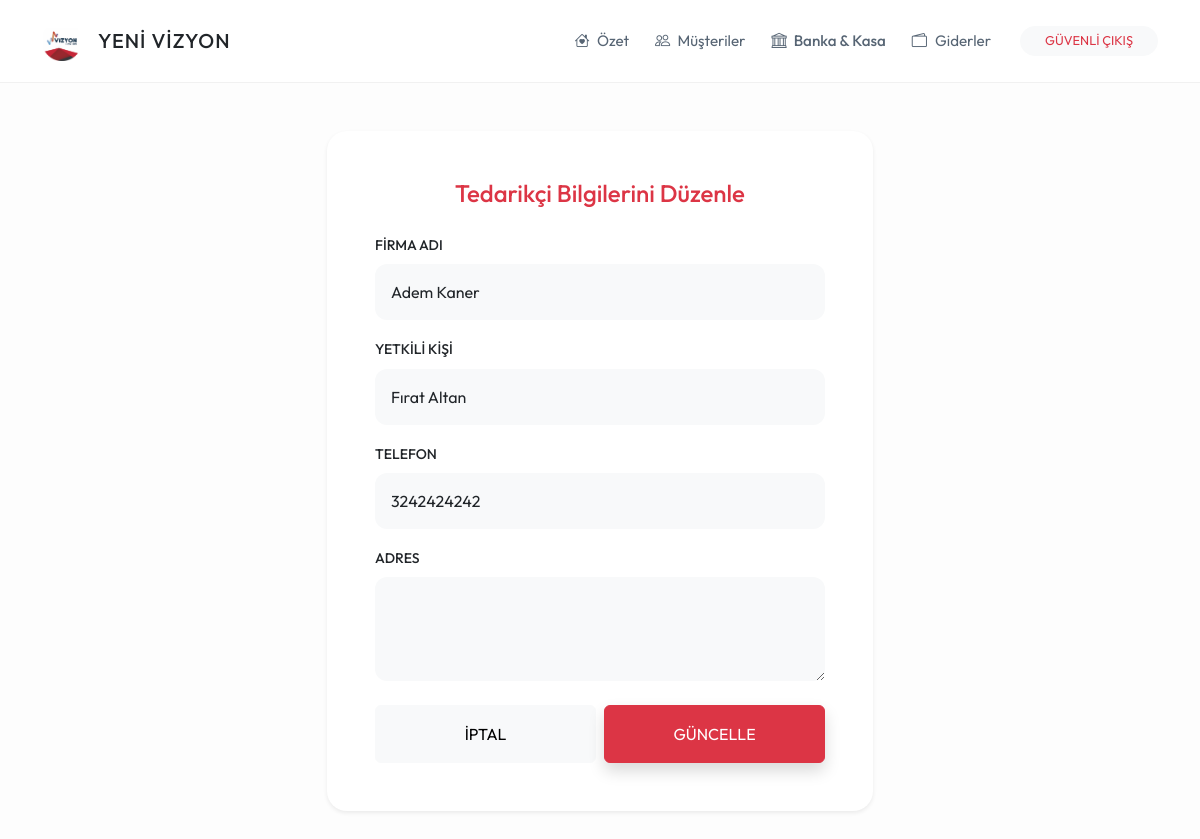
Page /tedarikci_duzenle/1 (signed in) on the committed database.
### models.py (models this page shows)
class Tedarikci(db.Model):
    id = db.Column(db.Integer, primary_key=True)
    firma_adi = db.Column(db.String(150), nullable=False)
    yetkili_kisi = db.Column(db.String(100))
    telefon = db.Column(db.String(20))
    adres = db.Column(db.Text)
    durum = db.Column(db.String(20), default='Aktif')
    satin_almalar = db.relationship('SatinAlma', backref='tedarikci', lazy=True)
    odenenler = db.relationship('TedarikciOdeme', backref='tedarikci', lazy=True)

### routes/tedarikci_isleri.py (the view)
@tedarikci_bp.route('/tedarikci_duzenle/<int:id>', methods=['GET', 'POST'])
def tedarikci_duzenle(id):
    if 'logged_in' not in session: return redirect(url_for('genel.index'))
    tedarikci = Tedarikci.query.get_or_404(id)
    if request.method == 'POST':
        tedarikci.firma_adi, tedarikci.yetkili_kisi, tedarikci.telefon, tedarikci.adres = request.form.get('firma_adi'), request.form.get('yetkili_kisi'), request.form.get('telefon'), request.form.get('adres')
        db.session.commit()
        return redirect(url_for('tedarikci.ticari_borclar'))
    return render_template('tedarikci_duzenle.html', tedarikci=tedarikci)

### templates/tedarikci_duzenle.html (shortened to what this page needs)
{% extends "base.html" %}
{% block content %}
<div class="row justify-content-center">
    <div class="col-md-6">
        <div class="card card-custom p-5 shadow-sm border-0">
            <h4 class="fw-bold mb-4 text-center text-danger">Tedarikçi Bilgilerini Düzenle</h4>
            <form action="/tedarikci_duzenle/{{ tedarikci.id }}" method="POST">
                <div class="mb-3">
                    <label class="form-label small fw-medium">FİRMA ADI</label>
                    <input type="text" name="firma_adi" class="form-control border-0 bg-light p-3" style="border-radius: 12px;" value="{{ tedarikci.firma_adi }}" required>
                </div>
                <div class="mb-3">
                    <label class="form-label small fw-medium">YETKİLİ KİŞİ</label>
                    <input type="text" name="yetkili_kisi" class="form-control border-0 bg-light p-3" style="border-radius: 12px;" value="{{ tedarikci.yetkili_kisi or '' }}">
                </div>
                <div class="mb-3">
                    <label class="form-label small fw-medium">TELEFON</label>
                    <input type="text" name="telefon" class="form-control border-0 bg-light p-3" style="border-radius: 12px;" value="{{ tedarikci.telefon or '' }}">
                </div>
                <div class="mb-4">
                    <label class="form-label small fw-medium">ADRES</label>
                    <textarea name="adres" class="form-control border-0 bg-light p-3" style="border-radius: 12px;" rows="3">{{ tedarikci.adres or '' }}</textarea>
                </div>
                <div class="d-flex gap-2">
                    <a href="/ticari_borclar" class="btn btn-light w-50 py-3">İPTAL</a>
                    <button type="submit" class="btn btn-danger w-50 py-3 shadow">GÜNCELLE</button>
                </div>
            </form>
        </div>
    </div>
</div>
{% endblock %}

### templates/base.html (style rules this page uses)
:root { --yvr-bg: #fdfdfd; --yvr-card-bg: #ffffff; --yvr-primary: #a2d2ff; --yvr-secondary: #bde0fe; --yvr-accent: #ffafcc; --yvr-text: #576574; --yvr-text-dark: #2c3e50; }
body { background-color: var(--yvr-bg); font-family: 'Outfit', sans-serif; color: var(--yvr-text); font-weight: 400; line-height: 1.6; }
h1, h2, h3, h4, h5, .fw-bold { font-weight: 500 !important; color: var(--yvr-text-dark); }
.card-custom { background: var(--yvr-card-bg); border-radius: 20px; border: none; box-shadow: 0 10px 30px rgba(0,0,0,0.02); padding: 1.5rem; }

### rows in the picture
Tedarikci: firma_adi "Adem Kaner", yetkili_kisi "Fırat Altan", telefon "3242424242"
